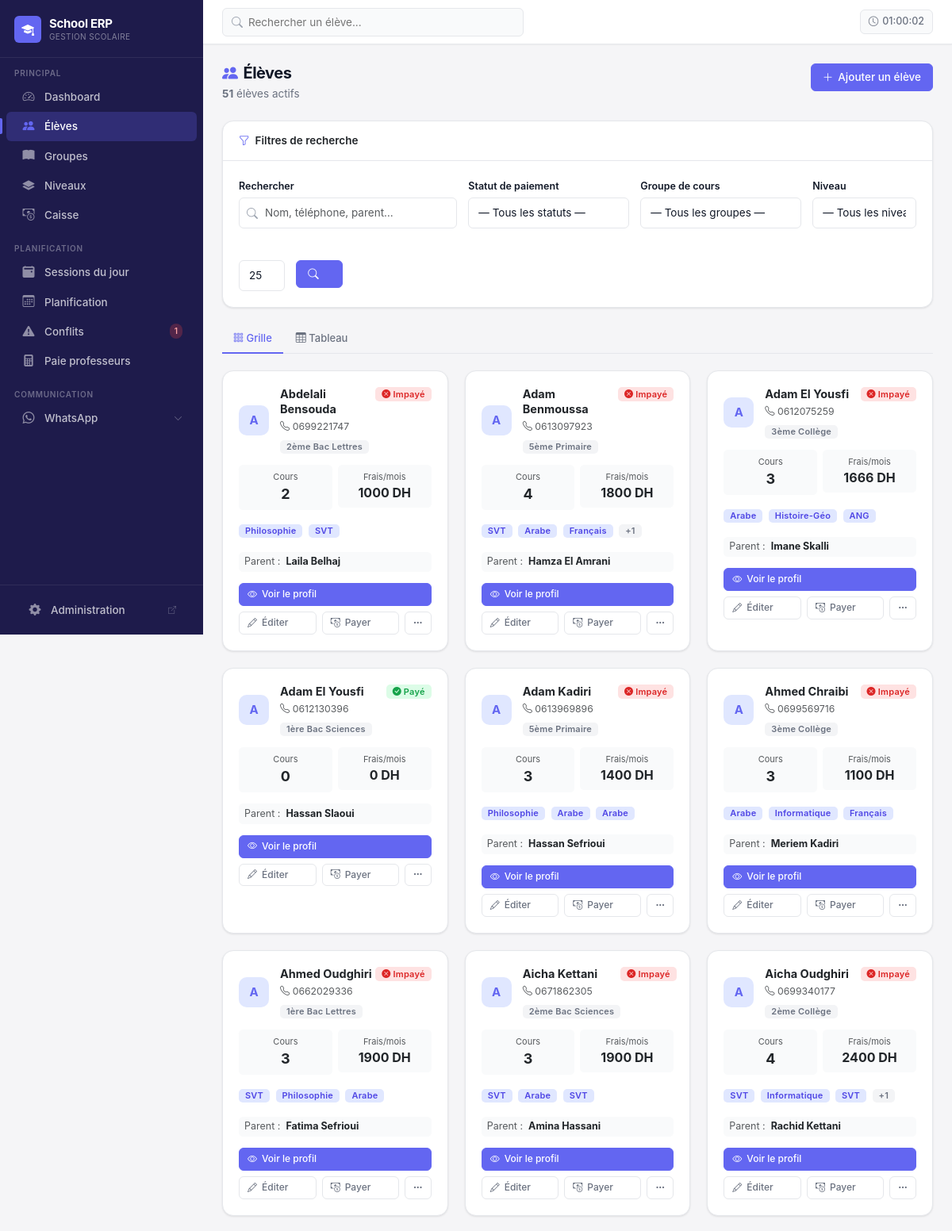
The app's page /students/ (signed in, upper part) with its own data.
### core/models.py (models this page shows, shortened)
class Student(models.Model):
    name = models.CharField(max_length=100, verbose_name="Nom complet")
    phone = models.CharField(max_length=20, blank=True, verbose_name="Téléphone élève")
    parent_contact = models.CharField(max_length=20, verbose_name="Téléphone parent")
    parent_name = models.CharField(max_length=100, blank=True, verbose_name="Nom du parent")
    address = models.TextField(blank=True, verbose_name="Adresse")
    date_of_birth = models.DateField(null=True, blank=True, verbose_name="Date de naissance")
    level = models.ForeignKey(
        Level,
        on_delete=models.SET_NULL,
        null=True,
        blank=True,
        related_name='students',
        verbose_name="Niveau scolaire"
    )
    enrollments = models.ManyToManyField(
        CourseGroup,
        through='Enrollment',
        related_name='students',
        verbose_name="Groupes inscrits"
    )
    is_active = models.BooleanField(default=True, verbose_name="Actif")
    created_at = models.DateTimeField(auto_now_add=True)
    notes = models.TextField(blank=True, verbose_name="Notes")
    class Meta:
        verbose_name = "Élève"
        verbose_name_plural = "Élèves"
        ordering = ['name']
    def total_monthly_fees(self):
        active_enrollments = self.enrollment_set.filter(is_active=True)
        total = sum((e.course_group.monthly_price for e in active_enrollments), Decimal('0.00'))
        return total
    def payment_status(self):
        current_month = timezone.now().date().replace(day=1)
        required = self.total_monthly_fees()
        paid = (
            self.payments
            .filter(month_covered=current_month, status='PAID')
            .aggregate(total=Sum('amount'))['total']
            or Decimal('0')
        )
        if required == 0:
            return 'OK'  # No courses = nothing to pay
        if paid >= required:
            return 'OK'
        elif paid > 0:
            return 'PARTIAL'
        return 'UNPAID'

class Level(models.Model):
    name = models.CharField(max_length=100, unique=True, verbose_name="Nom du niveau")
    order = models.PositiveIntegerField(default=0, verbose_name="Ordre d'affichage")
    class Meta:
        verbose_name = "Niveau"
        verbose_name_plural = "Niveaux"
        ordering = ['order', 'name']

class Enrollment(models.Model):
    student = models.ForeignKey(Student, on_delete=models.CASCADE)
    course_group = models.ForeignKey(CourseGroup, on_delete=models.CASCADE)
    enrolled_date = models.DateField(auto_now_add=True, verbose_name="Date d'inscription")
    is_active = models.BooleanField(default=True, verbose_name="Active")
    next_payment_date = models.DateField(null=True, blank=True, verbose_name="Prochaine date de paiement")
    class Meta:
        verbose_name = "Inscription"
        verbose_name_plural = "Inscriptions"
        unique_together = [['student', 'course_group']]

class CourseGroup(models.Model):
    DAYS_CHOICES = [
        ('MON', 'Lundi'),
        ('TUE', 'Mardi'),
        ('WED', 'Mercredi'),
        ('THU', 'Jeudi'),
        ('FRI', 'Vendredi'),
        ('SAT', 'Samedi'),
        ('SUN', 'Dimanche'),
    ]
    name = models.CharField(max_length=100, verbose_name="Nom du groupe")
    subject = models.CharField(max_length=100, verbose_name="Matière")
    level = models.ForeignKey(
        Level,
        on_delete=models.SET_NULL,
        related_name='course_groups',
        verbose_name="Niveau",
        null=True,
        blank=True
    )
    monthly_price = models.DecimalField(
        max_digits=8,
        decimal_places=2,
        validators=[MinValueValidator(Decimal('0.01'))],
        verbose_name="Prix mensuel (DH)"
    )
    teacher = models.ForeignKey(
        Teacher,
        on_delete=models.PROTECT,
        related_name='course_groups',
        verbose_name="Professeur"
    )
    is_active = models.BooleanField(default=True, verbose_name="Actif")
    created_at = models.DateTimeField(auto_now_add=True)
    class Meta:
        verbose_name = "Groupe de cours"
        verbose_name_plural = "Groupes de cours"
        ordering = ['name']

### core/views.py (the view)
# urls.py: path('students/', views.students_list, name='students_list'),
def students_list(request):
    students_qs = Student.objects.filter(
        is_active=True
    ).prefetch_related(
        'enrollment_set__course_group',
        'payments'
    ).select_related()
    student_filter = StudentFilter(request.GET, queryset=students_qs)
    filtered_qs = student_filter.qs.order_by('name')
    page = request.GET.get('page', 1)
    per_page = request.GET.get('per_page', '25')
    try:
        per_page = int(per_page)
        if per_page not in [10, 25, 50, 100]:
            per_page = 25
    except (ValueError, TypeError):
        per_page = 25
    paginator = Paginator(filtered_qs, per_page)
    students = paginator.get_page(page)
    qs_dict = request.GET.copy()
    qs_dict.pop('page', None)
    querystring = qs_dict.urlencode()
    filters_active = any([
        request.GET.get('q'),
        request.GET.get('payment_status'),
        request.GET.get('course_group'),
        request.GET.get('is_active') and request.GET.get('is_active') != '',
    ])
    context = {
        'students': students,
        'filter': student_filter,
        'per_page': per_page,
        'querystring': querystring,
        'filters_active': filters_active,
        'total_students': students_qs.count(),
        'filtered_count': filtered_qs.count(),
    }
    return render(request, 'core/students_list.html', context)

### templates/core/students_list.html (shortened to what this page needs)
{% extends 'core/base.html' %}
{% load static %}
{% block content %}
<div class="page-header d-flex align-items-start justify-content-between">
  <div>
    <h1 class="page-title"><i class="bi bi-people-fill me-2" style="color:var(--primary);"></i>Élèves</h1>
    <p class="page-subtitle">
      {% if filters_active %}
        <strong>{{ filtered_count }}</strong> sur <strong>{{ total_students }}</strong> élèves correspondent aux filtres
      {% else %}
        <strong>{{ students.paginator.count }}</strong> élèves actifs
      {% endif %}
    </p>
  </div>
  <a href="{% url 'core:student_create' %}" class="btn btn-primary">
    <i class="bi bi-plus-lg"></i> Ajouter un élève
  </a>
</div>
<div class="card mb-4">
  <div class="card-header d-flex align-items-center justify-content-between">
    <span><i class="bi bi-funnel me-2" style="color:var(--primary);"></i>Filtres de recherche</span>
  </div>
  <div class="card-body">
    <form method="get" id="filterForm" class="row g-3">
      <div class="col-md-4">
        <label for="search" class="form-label">Rechercher</label>
        <div style="position:relative;">
          <i class="bi bi-search" style="position:absolute;left:10px;top:50%;transform:translateY(-50%);color:var(--text-muted);"></i>
          <input type="text" class="form-control" id="search" name="q"
                 placeholder="Nom, téléphone, parent…" value="{{ request.GET.q }}"
                 style="padding-left:32px;">
        </div>
      </div>
      <div class="col-md-3">
        <label for="payment_status" class="form-label">Statut de paiement</label>
        <select class="form-select" id="payment_status" name="payment_status">
          <option value="">— Tous les statuts —</option>
        </select>
      </div>
      <div class="col-md-3">
        <label for="course_group" class="form-label">Groupe de cours</label>
        <select class="form-select" id="course_group" name="course_group">
          <option value="">— Tous les groupes —</option>
        </select>
      </div>
      <div class="col-md-2">
        <label for="level" class="form-label">Niveau</label>
        <select class="form-select" id="level" name="level">
          <option value="">— Tous les niveaux —</option>
        </select>
      </div>
      <div class="col-md-1">
        <label class="form-label">&nbsp;</label>
        <select id="per_page" name="per_page" class="form-select">
          <option value="25"  {% if per_page == 25  %}selected{% endif %}>25</option>
        </select>
      </div>
      <div class="col-md-1">
        <label class="form-label">&nbsp;</label>
        <button type="submit" class="btn btn-primary w-100">
          <i class="bi bi-search"></i>
        </button>
      </div>
    </form>
  </div>
</div>
<ul class="nav nav-tabs mb-4" role="tablist">
  <li class="nav-item">
    <button class="nav-link active" id="grid-tab" data-bs-toggle="tab" data-bs-target="#gridView" type="button">
      <i class="bi bi-grid-3x3-gap"></i> Grille
    </button>
  </li>
  <li class="nav-item">
    <button class="nav-link" id="table-tab" data-bs-toggle="tab" data-bs-target="#tableView" type="button">
      <i class="bi bi-table"></i> Tableau
    </button>
  </li>
</ul>
<div class="tab-content">
  <div class="tab-pane fade show active" id="gridView">
    <div class="row g-4 mb-4">
      {% for student in students %}
        <div class="col-md-6 col-xl-4">
          <div class="card h-100 student-card">
            <div class="card-body">
              <div class="d-flex align-items-start justify-content-between mb-3">
                <div class="d-flex align-items-center gap-3">
                  <div class="student-avatar" data-initials="{{ student.name|slice:':2'|upper }}">
                    {{ student.name|slice:':1'|upper }}
                  </div>
                  <div>
                    <div class="fw-700 text-dark" style="font-size:14.5px;line-height:1.3;">{{ student.name }}</div>
                    <small class="text-muted">
                      <i class="bi bi-telephone"></i> {{ student.parent_contact }}
                    </small>
                    {% if student.level %}
                      <div class="mt-1"><span class="badge badge-secondary">{{ student.level.name }}</span></div>
                    {% endif %}
                  </div>
                </div>
                {% with status=student.payment_status %}
                  {% if status == 'OK' %}
                    <span class="badge badge-success"><i class="bi bi-check-circle-fill"></i> Payé</span>
                  {% elif status == 'PARTIAL' %}
                    <span class="badge badge-warning"><i class="bi bi-exclamation-circle-fill"></i> Partiel</span>
                  {% else %}
                    <span class="badge badge-danger"><i class="bi bi-x-circle-fill"></i> Impayé</span>
                  {% endif %}
                {% endwith %}
              </div>
              <div class="row g-2 mb-3">
                <div class="col-6">
                  <div class="p-2 rounded text-center" style="background:var(--surface-alt);">
                    <div class="text-muted" style="font-size:11px;">Cours</div>
                    <div class="fw-700" style="font-size:18px;">{{ student.enrollment_set.count }}</div>
                  </div>
                </div>
                <div class="col-6">
                  <div class="p-2 rounded text-center" style="background:var(--surface-alt);">
                    <div class="text-muted" style="font-size:11px;">Frais/mois</div>
                    <div class="fw-700" style="font-size:16px;">{{ student.total_monthly_fees|floatformat:0 }} DH</div>
                  </div>
                </div>
              </div>
              {% with courses=student.enrollment_set.all|slice:":3" %}
                {% if courses %}
                  <div class="mb-3">
                    {% for e in courses %}
                      <span class="badge badge-primary me-1 mb-1">{{ e.course_group.subject }}</span>
                    {% endfor %}
                    {% with more=student.enrollment_set.count|add:"-3" %}
                      {% if more > 0 %}
                        <span class="badge badge-secondary">+{{ more }}</span>
                      {% endif %}
                    {% endwith %}
                  </div>
                {% endif %}
              {% endwith %}
              <div class="mb-3 px-2 py-1 rounded" style="background:var(--surface-alt);font-size:12.5px;">
                <span class="text-muted">Parent :</span>
                <strong class="ms-1">{{ student.parent_name|default:student.parent_contact }}</strong>
              </div>
              <div class="d-grid gap-2">
                <a href="{% url 'core:student_page' student.id %}" class="btn btn-primary btn-sm">
                  <i class="bi bi-eye"></i> Voir le profil
                </a>
                <div class="d-flex gap-2">
                  <a href="{% url 'core:student_edit' student.id %}" class="btn btn-outline-secondary btn-sm flex-grow-1">
                    <i class="bi bi-pencil"></i> Éditer
                  </a>
                  <a href="{% url 'core:payment_create' %}?student_id={{ student.id }}" class="btn btn-outline-secondary btn-sm flex-grow-1">
                    <i class="bi bi-cash-coin"></i> Payer
                  </a>
                  <div class="dropdown">
                    <button class="btn btn-outline-secondary btn-sm" data-bs-toggle="dropdown">
                      <i class="bi bi-three-dots"></i>
                    </button>
                  </div>
                </div>
              </div>
            </div>
          </div>
        </div>
      {% endfor %}
    </div>
  </div>
</div>
{% endblock %}

### records on screen
Student: name "A", name "Abdelali Bensouda", parent_contact "0699221747", level.name "2ème Bac Lettres", shows "Impayé", enrollment_set.count "2", total_monthly_fees "1000", parent_name "Laila Belhaj"
Enrollment: course_group.subject "Philosophie"
Enrollment: course_group.subject "SVT"
Student: name "A", name "Adam Benmoussa", parent_contact "0613097923", level.name "5ème Primaire", shows "Impayé", enrollment_set.count "4", total_monthly_fees "1800", enrollment_set "1", parent_name "Hamza El Amrani"
Enrollment: course_group.subject "SVT"
Enrollment: course_group.subject "Arabe"
Enrollment: course_group.subject "Français"
Student: name "A", name "Adam El Yousfi", parent_contact "0612075259", level.name "3ème Collège", shows "Impayé", enrollment_set.count "3", total_monthly_fees "1666", parent_name "Imane Skalli"
Enrollment: course_group.subject "Arabe"
Enrollment: course_group.subject "Histoire-Géo"
Enrollment: course_group.subject "ANG"
Student: name "A", name "Adam El Yousfi", parent_contact "0612130396", level.name "1ère Bac Sciences", shows "Payé", enrollment_set.count "0", total_monthly_fees "0", parent_name "Hassan Slaoui"
Student: name "A", name "Adam Kadiri", parent_contact "0613969896", level.name "5ème Primaire", shows "Impayé", enrollment_set.count "3", total_monthly_fees "1400", parent_name "Hassan Sefrioui"
Enrollment: course_group.subject "Philosophie"
Enrollment: course_group.subject "Arabe"
Enrollment: course_group.subject "Arabe"
Student: name "A", name "Ahmed Chraibi", parent_contact "0699569716", level.name "3ème Collège", shows "Impayé", enrollment_set.count "3", total_monthly_fees "1100", parent_name "Meriem Kadiri"
Enrollment: course_group.subject "Arabe"
Enrollment: course_group.subject "Informatique"
Enrollment: course_group.subject "Français"
Student: name "A", name "Ahmed Oudghiri", parent_contact "0662029336", level.name "1ère Bac Lettres", shows "Impayé", enrollment_set.count "3", total_monthly_fees "1900", parent_name "Fatima Sefrioui"
Enrollment: course_group.subject "SVT"
Enrollment: course_group.subject "Philosophie"
Enrollment: course_group.subject "Arabe"
Student: name "A", name "Aicha Kettani", parent_contact "0671862305", level.name "2ème Bac Sciences", shows "Impayé", enrollment_set.count "3", total_monthly_fees "1900", parent_name "Amina Hassani"
Enrollment: course_group.subject "SVT"
Enrollment: course_group.subject "Arabe"
Enrollment: course_group.subject "SVT"
Student: name "A", name "Aicha Oudghiri", parent_contact "0699340177", level.name "2ème Collège", shows "Impayé", enrollment_set.count "4", total_monthly_fees "2400", enrollment_set "1", parent_name "Rachid Kettani"
Enrollment: course_group.subject "SVT"
Enrollment: course_group.subject "Informatique"
Enrollment: course_group.subject "SVT"

### other values on screen
{{ conflict_count }} "1"
{{ students.paginator.count }} "51"
